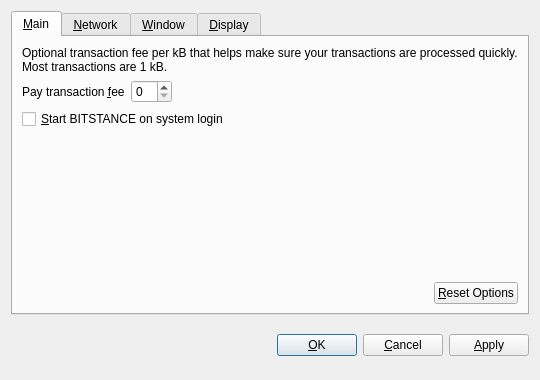
<?xml version="1.0" encoding="UTF-8"?>
<ui version="4.0">
 <class>OptionsDialog</class>
 <widget class="QDialog" name="OptionsDialog">
  <property name="geometry">
   <rect>
    <x>0</x>
    <y>0</y>
    <width>540</width>
    <height>380</height>
   </rect>
  </property>
  <property name="windowTitle">
   <string>Options</string>
  </property>
  <property name="modal">
   <bool>true</bool>
  </property>
  <layout class="QVBoxLayout" name="verticalLayout">
   <item>
    <widget class="QTabWidget" name="tabWidget">
     <property name="tabPosition">
      <enum>QTabWidget::North</enum>
     </property>
     <property name="currentIndex">
      <number>0</number>
     </property>
     <widget class="QWidget" name="tabMain">
      <attribute name="title">
       <string>&amp;Main</string>
      </attribute>
      <layout class="QVBoxLayout" name="verticalLayout_Main">
       <item>
        <widget class="QLabel" name="transactionFeeInfoLabel">
         <property name="text">
          <string>Optional transaction fee per kB that helps make sure your transactions are processed quickly. Most transactions are 1 kB.</string>
         </property>
         <property name="textFormat">
          <enum>Qt::PlainText</enum>
         </property>
         <property name="wordWrap">
          <bool>true</bool>
         </property>
        </widget>
       </item>
       <item>
        <layout class="QHBoxLayout" name="horizontalLayout_1_Main">
         <item>
          <widget class="QLabel" name="transactionFeeLabel">
           <property name="text">
            <string>Pay transaction &amp;fee</string>
           </property>
           <property name="textFormat">
            <enum>Qt::PlainText</enum>
           </property>
           <property name="buddy">
            <cstring>transactionFee</cstring>
           </property>
          </widget>
         </item>
         <item>
          <widget class="BitcoinAmountField" name="transactionFee"/>
         </item>
         <item>
          <spacer name="horizontalSpacer_1_Main">
           <property name="orientation">
            <enum>Qt::Horizontal</enum>
           </property>
           <property name="sizeHint" stdset="0">
            <size>
             <width>40</width>
             <height>20</height>
            </size>
           </property>
          </spacer>
         </item>
        </layout>
       </item>
       <item>
        <widget class="QCheckBox" name="bitcoinAtStartup">
         <property name="toolTip">
          <string>Automatically start BITSTANCE after logging in to the system.</string>
         </property>
         <property name="text">
          <string>&amp;Start BITSTANCE on system login</string>
         </property>
        </widget>
       </item>
       <item>
        <spacer name="verticalSpacer_Main">
         <property name="orientation">
          <enum>Qt::Vertical</enum>
         </property>
         <property name="sizeHint" stdset="0">
          <size>
           <width>20</width>
           <height>40</height>
          </size>
         </property>
        </spacer>
       </item>
       <item>
        <layout class="QHBoxLayout" name="horizontalLayout_2_Main">
         <item>
          <spacer name="horizontalSpacer_2_Main">
           <property name="orientation">
            <enum>Qt::Horizontal</enum>
           </property>
           <property name="sizeHint" stdset="0">
            <size>
             <width>40</width>
             <height>20</height>
            </size>
           </property>
          </spacer>
         </item>
         <item>
          <widget class="QPushButton" name="resetButton">
           <property name="toolTip">
            <string>Reset all client options to default.</string>
           </property>
           <property name="text">
            <string>&amp;Reset Options</string>
           </property>
           <property name="autoDefault">
            <bool>false</bool>
           </property>
          </widget>
         </item>
        </layout>
       </item>
      </layout>
     </widget>
     <widget class="QWidget" name="tabNetwork">
      <attribute name="title">
       <string>&amp;Network</string>
      </attribute>
      <layout class="QVBoxLayout" name="verticalLayout_Network">
       <item>
        <widget class="QCheckBox" name="mapPortUpnp">
         <property name="toolTip">
          <string>Automatically open the BITSTANCE client port on the router. This only works when your router supports UPnP and it is enabled.</string>
         </property>
         <property name="text">
          <string>Map port using &amp;UPnP</string>
         </property>
        </widget>
       </item>
       <item>
        <widget class="QCheckBox" name="connectSocks">
         <property name="toolTip">
          <string>Connect to the BITSTANCE network through a SOCKS proxy (e.g. when connecting through Tor).</string>
         </property>
         <property name="text">
          <string>&amp;Connect through SOCKS proxy:</string>
         </property>
        </widget>
       </item>
       <item>
        <layout class="QHBoxLayout" name="horizontalLayout_Network">
         <item>
          <widget class="QLabel" name="proxyIpLabel">
           <property name="text">
            <string>Proxy &amp;IP:</string>
           </property>
           <property name="textFormat">
            <enum>Qt::PlainText</enum>
           </property>
           <property name="buddy">
            <cstring>proxyIp</cstring>
           </property>
          </widget>
         </item>
         <item>
          <widget class="QValidatedLineEdit" name="proxyIp">
           <property name="maximumSize">
            <size>
             <width>140</width>
             <height>16777215</height>
            </size>
           </property>
           <property name="toolTip">
            <string>IP address of the proxy (e.g. 127.0.0.1)</string>
           </property>
          </widget>
         </item>
         <item>
          <widget class="QLabel" name="proxyPortLabel">
           <property name="text">
            <string>&amp;Port:</string>
           </property>
           <property name="textFormat">
            <enum>Qt::PlainText</enum>
           </property>
           <property name="buddy">
            <cstring>proxyPort</cstring>
           </property>
          </widget>
         </item>
         <item>
          <widget class="QLineEdit" name="proxyPort">
           <property name="maximumSize">
            <size>
             <width>55</width>
             <height>16777215</height>
            </size>
           </property>
           <property name="toolTip">
            <string>Port of the proxy (e.g. 9050)</string>
           </property>
          </widget>
         </item>
         <item>
          <widget class="QLabel" name="socksVersionLabel">
           <property name="text">
            <string>SOCKS &amp;Version:</string>
           </property>
           <property name="textFormat">
            <enum>Qt::PlainText</enum>
           </property>
           <property name="buddy">
            <cstring>socksVersion</cstring>
           </property>
          </widget>
         </item>
         <item>
          <widget class="QValueComboBox" name="socksVersion">
           <property name="toolTip">
            <string>SOCKS version of the proxy (e.g. 5)</string>
           </property>
          </widget>
         </item>
         <item>
          <spacer name="horizontalSpacer_Network">
           <property name="orientation">
            <enum>Qt::Horizontal</enum>
           </property>
           <property name="sizeHint" stdset="0">
            <size>
             <width>40</width>
             <height>20</height>
            </size>
           </property>
          </spacer>
         </item>
        </layout>
       </item>
       <item>
        <spacer name="verticalSpacer_Network">
         <property name="orientation">
          <enum>Qt::Vertical</enum>
         </property>
         <property name="sizeHint" stdset="0">
          <size>
           <width>20</width>
           <height>40</height>
          </size>
         </property>
        </spacer>
       </item>
      </layout>
     </widget>
     <widget class="QWidget" name="tabWindow">
      <attribute name="title">
       <string>&amp;Window</string>
      </attribute>
      <layout class="QVBoxLayout" name="verticalLayout_Window">
       <item>
        <widget class="QCheckBox" name="minimizeToTray">
         <property name="toolTip">
          <string>Show only a tray icon after minimizing the window.</string>
         </property>
         <property name="text">
          <string>&amp;Minimize to the tray instead of the taskbar</string>
         </property>
        </widget>
       </item>
       <item>
        <widget class="QCheckBox" name="minimizeOnClose">
         <property name="toolTip">
          <string>Minimize instead of exit the application when the window is closed. When this option is enabled, the application will be closed only after selecting Quit in the menu.</string>
         </property>
         <property name="text">
          <string>M&amp;inimize on close</string>
         </property>
        </widget>
       </item>
       <item>
        <spacer name="verticalSpacer_Window">
         <property name="orientation">
          <enum>Qt::Vertical</enum>
         </property>
         <property name="sizeHint" stdset="0">
          <size>
           <width>20</width>
           <height>40</height>
          </size>
         </property>
        </spacer>
       </item>
      </layout>
     </widget>
     <widget class="QWidget" name="tabDisplay">
      <attribute name="title">
       <string>&amp;Display</string>
      </attribute>
      <layout class="QVBoxLayout" name="verticalLayout_Display">
       <item>
        <layout class="QHBoxLayout" name="horizontalLayout_1_Display">
         <item>
          <widget class="QLabel" name="langLabel">
           <property name="text">
            <string>User Interface &amp;language:</string>
           </property>
           <property name="textFormat">
            <enum>Qt::PlainText</enum>
           </property>
           <property name="buddy">
            <cstring>lang</cstring>
           </property>
          </widget>
         </item>
         <item>
          <widget class="QValueComboBox" name="lang">
           <property name="toolTip">
            <string>The user interface language can be set here. This setting will take effect after restarting BITSTANCE.</string>
           </property>
          </widget>
         </item>
        </layout>
       </item>
       <item>
        <layout class="QHBoxLayout" name="horizontalLayout_2_Display">
         <item>
          <widget class="QLabel" name="unitLabel">
           <property name="text">
            <string>&amp;Unit to show amounts in:</string>
           </property>
           <property name="textFormat">
            <enum>Qt::PlainText</enum>
           </property>
           <property name="buddy">
            <cstring>unit</cstring>
           </property>
          </widget>
         </item>
         <item>
          <widget class="QValueComboBox" name="unit">
           <property name="toolTip">
            <string>Choose the default subdivision unit to show in the interface and when sending coins.</string>
           </property>
          </widget>
         </item>
        </layout>
       </item>
       <item>
        <widget class="QCheckBox" name="displayAddresses">
         <property name="toolTip">
          <string>Whether to show BITSTANCE addresses in the transaction list or not.</string>
         </property>
         <property name="text">
          <string>&amp;Display addresses in transaction list</string>
         </property>
        </widget>
       </item>
       <item>
        <spacer name="verticalSpacer_Display">
         <property name="orientation">
          <enum>Qt::Vertical</enum>
         </property>
         <property name="sizeHint" stdset="0">
          <size>
           <width>20</width>
           <height>40</height>
          </size>
         </property>
        </spacer>
       </item>
      </layout>
     </widget>
    </widget>
   </item>
   <item>
    <layout class="QHBoxLayout" name="horizontalLayout_Buttons">
     <item>
      <spacer name="horizontalSpacer_1">
       <property name="orientation">
        <enum>Qt::Horizontal</enum>
       </property>
       <property name="sizeHint" stdset="0">
        <size>
         <width>40</width>
         <height>48</height>
        </size>
       </property>
      </spacer>
     </item>
     <item>
      <widget class="QLabel" name="statusLabel">
       <property name="font">
        <font>
         <weight>75</weight>
         <bold>true</bold>
        </font>
       </property>
       <property name="text">
        <string/>
       </property>
       <property name="textFormat">
        <enum>Qt::PlainText</enum>
       </property>
       <property name="wordWrap">
        <bool>true</bool>
       </property>
      </widget>
     </item>
     <item>
      <spacer name="horizontalSpacer_2">
       <property name="orientation">
        <enum>Qt::Horizontal</enum>
       </property>
       <property name="sizeHint" stdset="0">
        <size>
         <width>40</width>
         <height>48</height>
        </size>
       </property>
      </spacer>
     </item>
     <item>
      <widget class="QPushButton" name="okButton">
       <property name="text">
        <string>&amp;OK</string>
       </property>
      </widget>
     </item>
     <item>
      <widget class="QPushButton" name="cancelButton">
       <property name="text">
        <string>&amp;Cancel</string>
       </property>
       <property name="autoDefault">
        <bool>false</bool>
       </property>
      </widget>
     </item>
     <item>
      <widget class="QPushButton" name="applyButton">
       <property name="text">
        <string>&amp;Apply</string>
       </property>
       <property name="autoDefault">
        <bool>false</bool>
       </property>
      </widget>
     </item>
    </layout>
   </item>
  </layout>
 </widget>
 <customwidgets>
  <customwidget>
   <class>BitcoinAmountField</class>
   <extends>QSpinBox</extends>
   <header>bitcoinamountfield.h</header>
  </customwidget>
  <customwidget>
   <class>QValueComboBox</class>
   <extends>QComboBox</extends>
   <header>qvaluecombobox.h</header>
  </customwidget>
  <customwidget>
   <class>QValidatedLineEdit</class>
   <extends>QLineEdit</extends>
   <header>qvalidatedlineedit.h</header>
  </customwidget>
 </customwidgets>
 <resources/>
 <connections/>
</ui>
